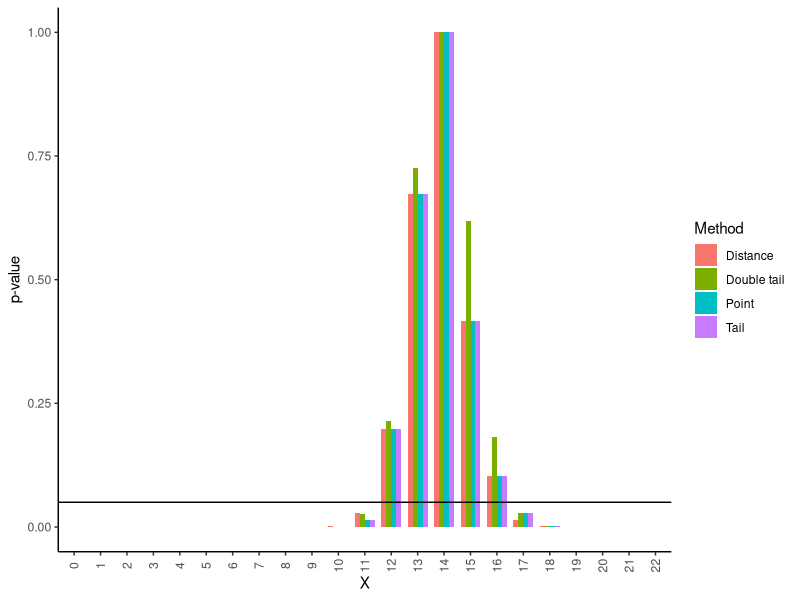
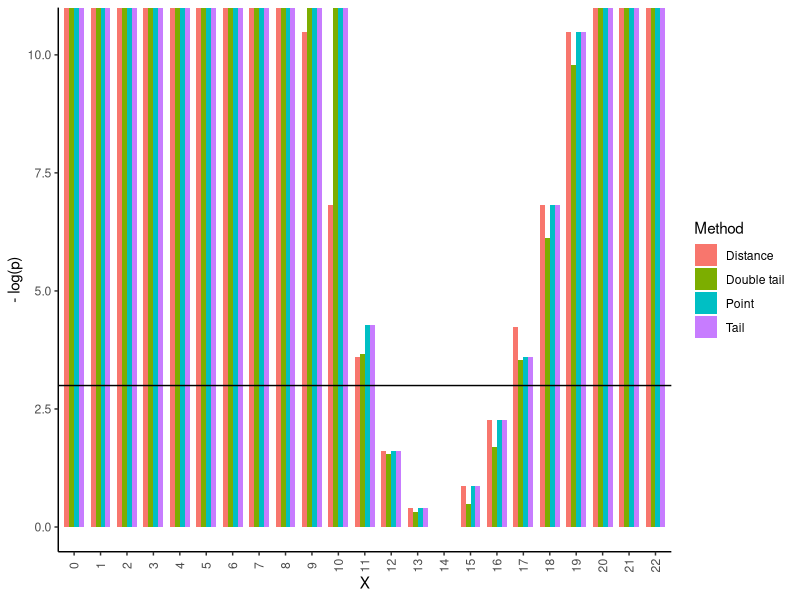
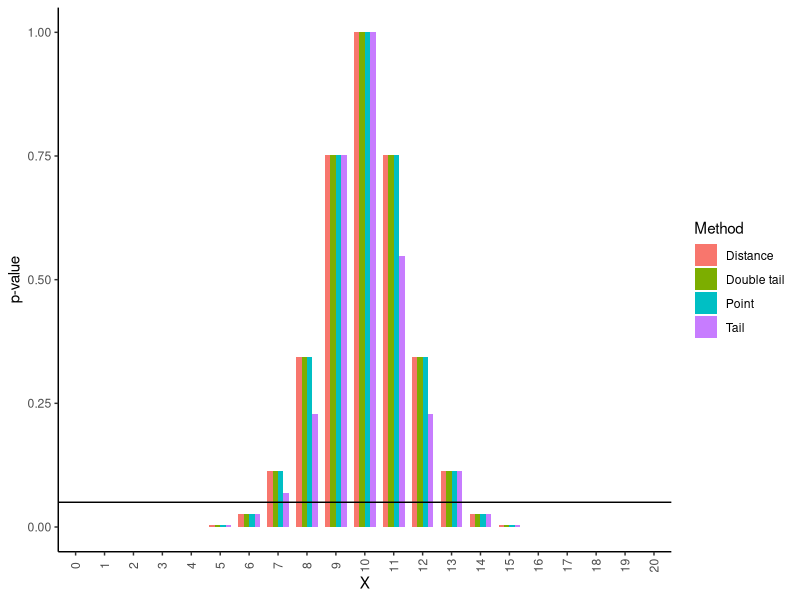
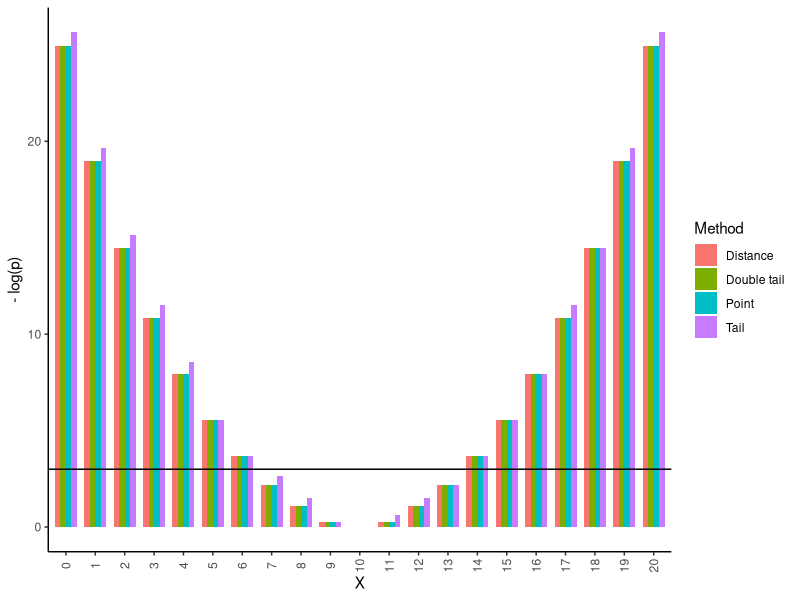
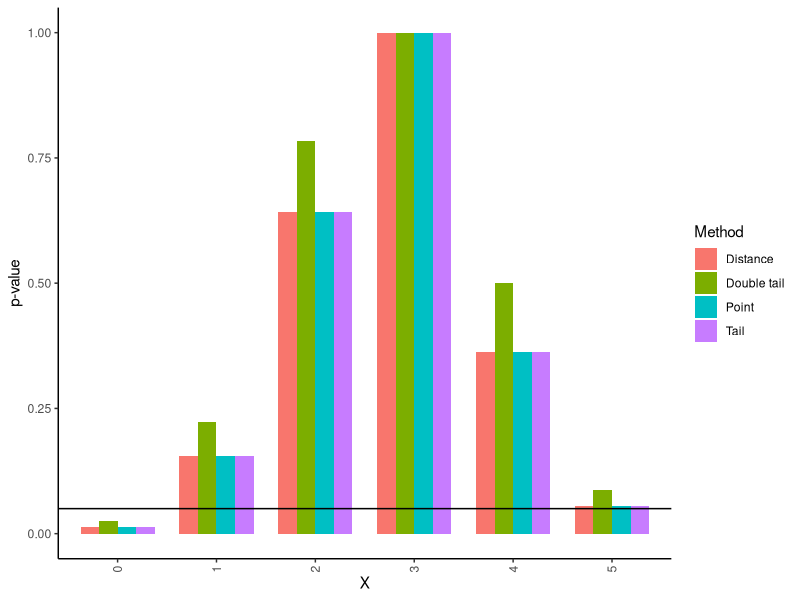
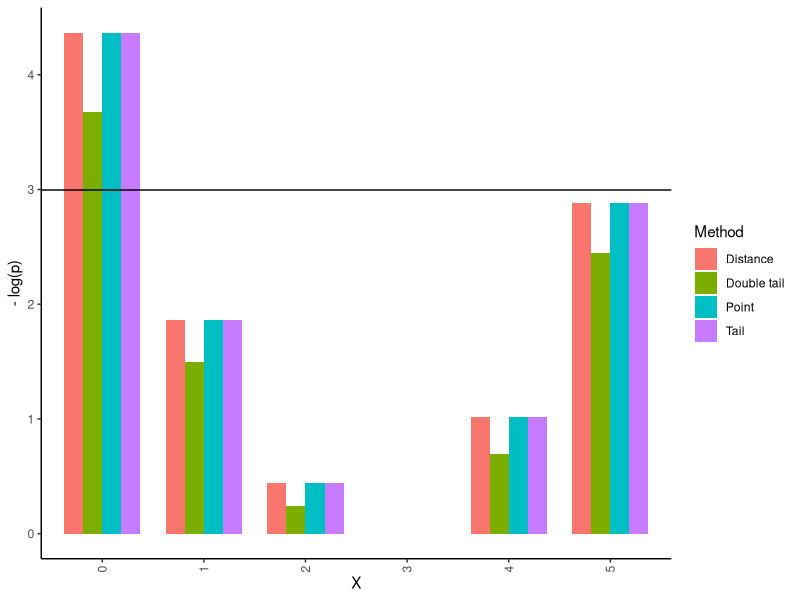
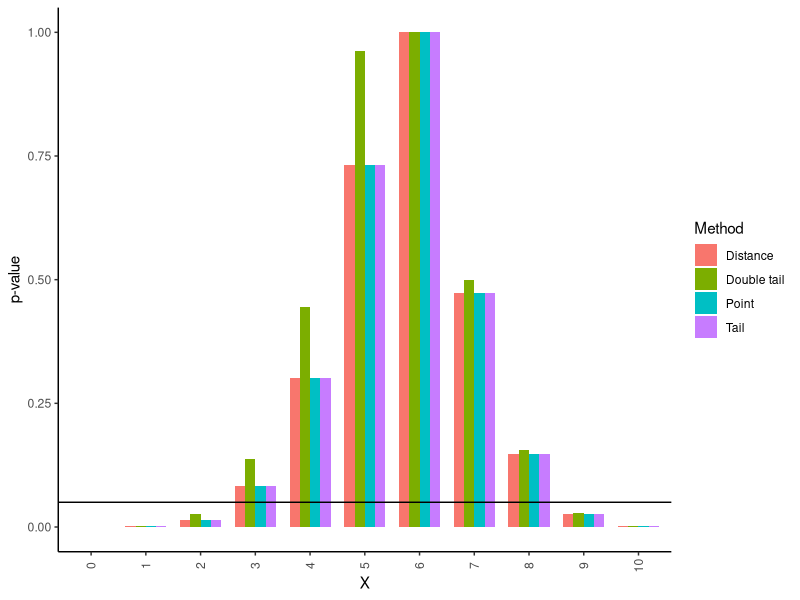
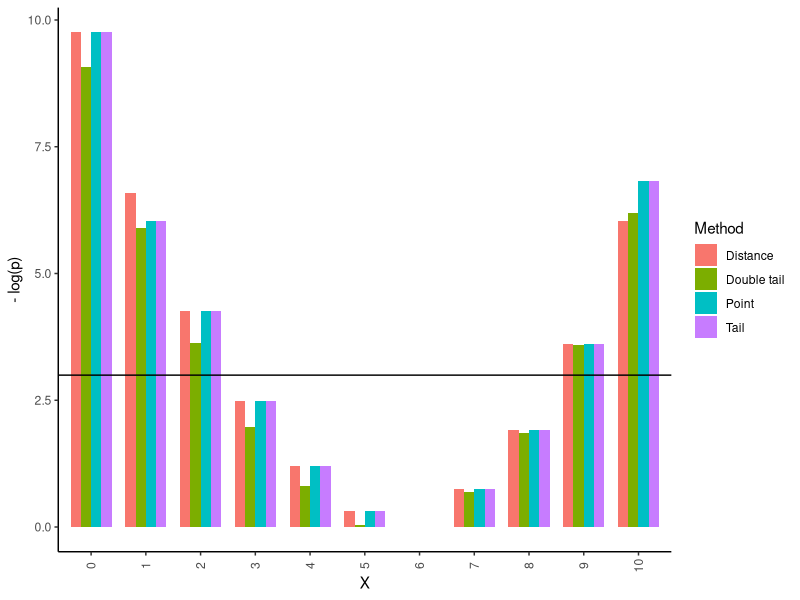

Write R code to recreate these figures, in order. (Note: this script raises an error after producing the figures.)
## ---- chunk 1
library(ggplot2)
library(reshape2)
library(tidyverse)
## ---- chunk 2
dmodel <- function(x, c, n_1 = 10, n_2 = 10){
  dhyper(x, n_1, n_2, c)
}

pmodel <- function(x, c, n_1 = 10, n_2 = 10){
  phyper(x, n_1, n_2, c)
}

exp_val_model <- function(c, n_1, n_2){
  c*n_1 /(n_1 + n_2)
}
## ---- chunk 3
## Import the methods
## Modify to support Fischer
p_val_a <- function(x, c, n_1, n_2){
  pr_tail_l = pmodel(x, c, n_1, n_2)
  ## Use 1 - tail prob but add point prob
  pr_tail_r = 1 - pr_tail_l + dmodel(x, c, n_1, n_2)
  
  p_val = 2 * min(pr_tail_l, pr_tail_r, 1/2)
  p_val
}

p_val_a(7, 10, 10, 10)

p_val_b <- function(x, c, n_1, n_2, multi_modal = TRUE){
  W_x = dmodel(x, c, n_1, n_2)
  
  S = 0:c
  p_val = 0
  
  if (multi_modal){
    # If multimodal makes this a bad for this p-method
    for(y in S){
      W_y = dmodel(y, c, n_1, n_2)
      if(W_y > W_x){
      }
      else{
        p_y = W_y
        p_val = p_val + p_y
      }
    }
  }
  else{
    #WIP of effectivised computation
  }
  
  p_val
}

p_val_b(3, 10, 10, 10, TRUE)

# Assuming point mass function
p_val_c <- function(x, c, n_1, n_2){
  p_tail_l = pmodel(x, c, n_1, n_2)
  p_tail_r = 1- p_tail_l + dmodel(x, c, n_1, n_2)
  epsilon = 1e-64
  if (p_tail_l < p_tail_r + epsilon){
    # Add the maximum right tail that is smaller than left tail
    ## Start with 0 tail and add one point mass at a time until it grow bigger than left tail
    r_tail_max_smaller = 0
    y = c
    sugg = r_tail_max_smaller
    while(sugg < p_tail_l + epsilon){
      r_tail_max_smaller = sugg # Accept suggestion
      r_add = dmodel(y, c, n_1, n_2) # Calculate new point mass to be added
      sugg = sugg + r_add # Propose new suggestion
      y = y - 1 # Take one lower y-value
    }
    p_val = p_tail_l +  r_tail_max_smaller
  }
  else{
    # Do the same thing but find maximum smaller left tail instead of right
    l_tail_max_smaller = 0
    y = 0
    sugg = l_tail_max_smaller
    while(sugg < p_tail_r + epsilon){
      l_tail_max_smaller = sugg # Accept suggestion
      l_add = dmodel(y, c, n_1, n_2) # Calculate new point mass to be added
      sugg = sugg + l_add # Propose new suggestion
      y = y + 1 # Take one higher y-value
    }
    p_val = p_tail_r +  l_tail_max_smaller
  }
  if(p_val > 1){ # If the distrbution is symmetric it will count the central event twice.
    return(1)
  }
  p_val
}

p_val_c(7, 10, 10, 10)

p_val_d <- function(x, c, n_1, n_2) {
  exp_val = exp_val_model(c, n_1, n_2)
  W_x = abs(x - exp_val)
  
  p_val = 0
  S = 0:c
  for(y in S){
    W_y = abs(y - exp_val)
    if(W_y < W_x){}
    else{
      p_val = p_val + dmodel(y, c, n_1, n_2)
    }
  }
  p_val
}

p_val_d(7, 10, 10, 10)
## ---- chunk 4
# Keeping it simple with bar plots
comparison_p_vals <- function(c, n_1, n_2){
  p_a = NULL
  p_b = NULL
  p_c = NULL
  p_d = NULL

  for(i in 0:c){
    p_a = c(p_a, p_val_a(i, c, n_1, n_2))
    p_b = c(p_b, p_val_b(i, c, n_1, n_2))
    p_c = c(p_c, p_val_c(i, c, n_1, n_2))
    p_d = c(p_d, p_val_d(i, c, n_1, n_2))
  }
  
  df <- data.frame(p_a, p_b, p_c, p_d)
  colnames(df) <- c("Double tail", "Point", "Tail", "Distance")  #Added zero width space for "Double tail" to be shown first in plot
  df["x_val"] <- 0:c
  
  df
}

df <- comparison_p_vals(22, 19, 11)

df %>%
  pivot_longer(-x_val, names_to = "Method", values_to = "P") %>%
  ggplot(aes(x = factor(x_val), y = P, fill = Method), xlab = "Method") +
  geom_bar(stat = "identity", width = .75, position = "dodge") +
  theme_classic() +
  labs(x = "X", y = "p-value")+
  theme(axis.text.x = element_text(angle = 90, vjust = 0.5))+
  geom_hline(yintercept = .05)
  #scale_x_discrete(limits = factor(13:28))
  

df %>%
  pivot_longer(-x_val, names_to = "Method", values_to = "P") %>%
  ggplot(aes(x = factor(x_val), y = -log(P), fill = Method), xlab = "Method") +
  geom_bar(stat = "identity", width = .75, position = "dodge") +
  theme_classic() +
  labs(x = "X", y = "- log(p)")+
  theme(axis.text.x = element_text(angle = 90, vjust = 0.5))+
  #scale_x_discrete(limits = factor(13:28))
  geom_hline(yintercept = -log(5e-2))
## ---- chunk 5
df <-comparison_p_vals(20, 20, 20)

df %>%
  pivot_longer(-x_val, names_to = "Method", values_to = "P") %>%
  ggplot(aes(x = factor(x_val), y = P, fill = Method), xlab = "Method") +
  geom_bar(stat = "identity", width = .75, position = "dodge") +
  theme_classic() +
  labs(x = "X", y = "p-value")+
  theme(axis.text.x = element_text(angle = 90, vjust = 0.5))+
  geom_hline(yintercept = .05)
  #scale_x_discrete(limits = factor(13:28))
  

df %>%
  pivot_longer(-x_val, names_to = "Method", values_to = "P") %>%
  ggplot(aes(x = factor(x_val), y = -log(P), fill = Method), xlab = "Method") +
  geom_bar(stat = "identity", width = .75, position = "dodge") +
  theme_classic() +
  labs(x = "X", y = "- log(p)")+
  theme(axis.text.x = element_text(angle = 90, vjust = 0.5))+
  #scale_x_discrete(limits = factor(13:28))
  geom_hline(yintercept = -log(5e-2))
## ---- chunk 6
df <-comparison_p_vals(5, 25, 20)

df %>%
  pivot_longer(-x_val, names_to = "Method", values_to = "P") %>%
  ggplot(aes(x = factor(x_val), y = P, fill = Method), xlab = "Method") +
  geom_bar(stat = "identity", width = .75, position = "dodge") +
  theme_classic() +
  labs(x = "X", y = "p-value")+
  theme(axis.text.x = element_text(angle = 90, vjust = 0.5))+
  geom_hline(yintercept = .05)
  #scale_x_discrete(limits = factor(13:28))
  

df %>%
  pivot_longer(-x_val, names_to = "Method", values_to = "P") %>%
  ggplot(aes(x = factor(x_val), y = -log(P), fill = Method), xlab = "Method") +
  geom_bar(stat = "identity", width = .75, position = "dodge") +
  theme_classic() +
  labs(x = "X", y = "- log(p)")+
  theme(axis.text.x = element_text(angle = 90, vjust = 0.5))+
  #scale_x_discrete(limits = factor(13:28))
  geom_hline(yintercept = -log(5e-2))
## ---- chunk 7
df <-comparison_p_vals(10, 25, 20)

df %>%
  pivot_longer(-x_val, names_to = "Method", values_to = "P") %>%
  ggplot(aes(x = factor(x_val), y = P, fill = Method), xlab = "Method") +
  geom_bar(stat = "identity", width = .75, position = "dodge") +
  theme_classic() +
  labs(x = "X", y = "p-value")+
  theme(axis.text.x = element_text(angle = 90, vjust = 0.5))+
  geom_hline(yintercept = .05)
  #scale_x_discrete(limits = factor(13:28))
  

df %>%
  pivot_longer(-x_val, names_to = "Method", values_to = "P") %>%
  ggplot(aes(x = factor(x_val), y = -log(P), fill = Method), xlab = "Method") +
  geom_bar(stat = "identity", width = .75, position = "dodge") +
  theme_classic() +
  labs(x = "X", y = "- log(p)")+
  theme(axis.text.x = element_text(angle = 90, vjust = 0.5))+
  #scale_x_discrete(limits = factor(13:28))
  geom_hline(yintercept = -log(5e-2))
## ---- chunk 8
df <-comparison_p_vals(15, 25, 20)

df %>%
  pivot_longer(-x_val, names_to = "Method", values_to = "P") %>%
  ggplot(aes(x = factor(x_val), y = P, fill = Method), xlab = "Method") +
  geom_bar(stat = "identity", width = .75, position = "dodge") +
  theme_classic() +
  labs(x = "X", y = "p-value")+
  theme(axis.text.x = element_text(angle = 90, vjust = 0.5))+
  geom_hline(yintercept = .05)
  #scale_x_discrete(limits = factor(13:28))
  

df %>%
  pivot_longer(-x_val, names_to = "Method", values_to = "P") %>%
  ggplot(aes(x = factor(x_val), y = -log(P), fill = Method), xlab = "Method") +
  geom_bar(stat = "identity", width = .75, position = "dodge") +
  theme_classic() +
  labs(x = "X", y = "- log(p)")+
  theme(axis.text.x = element_text(angle = 90, vjust = 0.5))+
  #scale_x_discrete(limits = factor(13:28))
  geom_hline(yintercept = -log(5e-2))
## ---- chunk 9
df <-comparison_p_vals(22, 25, 20)

df %>%
  pivot_longer(-x_val, names_to = "Method", values_to = "P") %>%
  ggplot(aes(x = factor(x_val), y = P, fill = Method), xlab = "Method") +
  geom_bar(stat = "identity", width = .75, position = "dodge") +
  theme_classic() +
  labs(x = "X", y = "p-value")+
  theme(axis.text.x = element_text(angle = 90, vjust = 0.5))+
  geom_hline(yintercept = .05)
  #scale_x_discrete(limits = factor(13:28))
  

df %>%
  pivot_longer(-x_val, names_to = "Method", values_to = "P") %>%
  ggplot(aes(x = factor(x_val), y = -log(P), fill = Method), xlab = "Method") +
  geom_bar(stat = "identity", width = .75, position = "dodge") +
  theme_classic() +
  labs(x = "X", y = "- log(p)")+
  theme(axis.text.x = element_text(angle = 90, vjust = 0.5))+
  #scale_x_discrete(limits = factor(13:28))
  geom_hline(yintercept = -log(5e-2))
## ---- chunk 10
df <-comparison_p_vals(10, 45, 40)

df %>%
  pivot_longer(-x_val, names_to = "Method", values_to = "P") %>%
  ggplot(aes(x = factor(x_val), y = P, fill = Method), xlab = "Method") +
  geom_bar(stat = "identity", width = .75, position = "dodge") +
  theme_classic() +
  labs(x = "X", y = "p-value")+
  theme(axis.text.x = element_text(angle = 90, vjust = 0.5))+
  geom_hline(yintercept = .05)
  #scale_x_discrete(limits = factor(13:28))
  

df %>%
  pivot_longer(-x_val, names_to = "Method", values_to = "P") %>%
  ggplot(aes(x = factor(x_val), y = -log(P), fill = Method), xlab = "Method") +
  geom_bar(stat = "identity", width = .75, position = "dodge") +
  theme_classic() +
  labs(x = "X", y = "- log(p)")+
  theme(axis.text.x = element_text(angle = 90, vjust = 0.5))+
  #scale_x_discrete(limits = factor(13:28))
  geom_hline(yintercept = -log(5e-2))
## ---- chunk 11
df <-comparison_p_vals(25, 45, 40)

df %>%
  pivot_longer(-x_val, names_to = "Method", values_to = "P") %>%
  ggplot(aes(x = factor(x_val), y = P, fill = Method), xlab = "Method") +
  geom_bar(stat = "identity", width = .75, position = "dodge") +
  theme_classic() +
  labs(x = "X", y = "p-value")+
  theme(axis.text.x = element_text(angle = 90, vjust = 0.5))+
  geom_hline(yintercept = .05)
  #scale_x_discrete(limits = factor(13:28))
  

df %>%
  pivot_longer(-x_val, names_to = "Method", values_to = "P") %>%
  ggplot(aes(x = factor(x_val), y = -log(P), fill = Method), xlab = "Method") +
  geom_bar(stat = "identity", width = .75, position = "dodge") +
  theme_classic() +
  labs(x = "X", y = "- log(p)")+
  theme(axis.text.x = element_text(angle = 90, vjust = 0.5))+
  #scale_x_discrete(limits = factor(13:28))
  geom_hline(yintercept = -log(5e-2))
## ---- chunk 12
df <-comparison_p_vals(42, 45, 40)

df %>%
  pivot_longer(-x_val, names_to = "Method", values_to = "P") %>%
  ggplot(aes(x = factor(x_val), y = P, fill = Method), xlab = "Method") +
  geom_bar(stat = "identity", width = .75, position = "dodge") +
  theme_classic() +
  labs(x = "X", y = "p-value")+
  theme(axis.text.x = element_text(angle = 90, vjust = 0.5))+
  geom_hline(yintercept = .05)
  #scale_x_discrete(limits = factor(13:28))
  

df %>%
  pivot_longer(-x_val, names_to = "Method", values_to = "P") %>%
  ggplot(aes(x = factor(x_val), y = -log(P), fill = Method), xlab = "Method") +
  geom_bar(stat = "identity", width = .75, position = "dodge") +
  theme_classic() +
  labs(x = "X", y = "- log(p)")+
  theme(axis.text.x = element_text(angle = 90, vjust = 0.5))+
  #scale_x_discrete(limits = factor(13:28))
  geom_hline(yintercept = -log(5e-2))
## ---- chunk 13
df <-comparison_p_vals(5, 30, 15)

df %>%
  pivot_longer(-x_val, names_to = "Method", values_to = "P") %>%
  ggplot(aes(x = factor(x_val), y = P, fill = Method), xlab = "Method") +
  geom_bar(stat = "identity", width = .75, position = "dodge") +
  theme_classic() +
  labs(x = "X", y = "p-value")+
  theme(axis.text.x = element_text(angle = 90, vjust = 0.5))+
  geom_hline(yintercept = .05)
  #scale_x_discrete(limits = factor(13:28))
  

df %>%
  pivot_longer(-x_val, names_to = "Method", values_to = "P") %>%
  ggplot(aes(x = factor(x_val), y = -log(P), fill = Method), xlab = "Method") +
  geom_bar(stat = "identity", width = .75, position = "dodge") +
  theme_classic() +
  labs(x = "X", y = "- log(p)")+
  theme(axis.text.x = element_text(angle = 90, vjust = 0.5))+
  #scale_x_discrete(limits = factor(13:28))
  geom_hline(yintercept = -log(5e-2))
## ---- chunk 14
df <-comparison_p_vals(15, 30, 15)

df %>%
  pivot_longer(-x_val, names_to = "Method", values_to = "P") %>%
  ggplot(aes(x = factor(x_val), y = P, fill = Method), xlab = "Method") +
  geom_bar(stat = "identity", width = .75, position = "dodge") +
  theme_classic() +
  labs(x = "X", y = "p-value")+
  theme(axis.text.x = element_text(angle = 90, vjust = 0.5))+
  geom_hline(yintercept = .05)
  #scale_x_discrete(limits = factor(13:28))
  

df %>%
  pivot_longer(-x_val, names_to = "Method", values_to = "P") %>%
  ggplot(aes(x = factor(x_val), y = -log(P), fill = Method), xlab = "Method") +
  geom_bar(stat = "identity", width = .75, position = "dodge") +
  theme_classic() +
  labs(x = "X", y = "- log(p)")+
  theme(axis.text.x = element_text(angle = 90, vjust = 0.5))+
  #scale_x_discrete(limits = factor(13:28))
  geom_hline(yintercept = -log(5e-2))
## ---- chunk 15
df <-comparison_p_vals(15, 31, 15)

df %>%
  pivot_longer(-x_val, names_to = "Method", values_to = "P") %>%
  ggplot(aes(x = factor(x_val), y = P, fill = Method), xlab = "Method") +
  geom_bar(stat = "identity", width = .75, position = "dodge") +
  theme_classic() +
  labs(x = "X", y = "p-value")+
  theme(axis.text.x = element_text(angle = 90, vjust = 0.5))+
  geom_hline(yintercept = .05)
  #scale_x_discrete(limits = factor(13:28))
  

df %>%
  pivot_longer(-x_val, names_to = "Method", values_to = "P") %>%
  ggplot(aes(x = factor(x_val), y = -log(P), fill = Method), xlab = "Method") +
  geom_bar(stat = "identity", width = .75, position = "dodge") +
  theme_classic() +
  labs(x = "X", y = "- log(p)")+
  theme(axis.text.x = element_text(angle = 90, vjust = 0.5))+
  #scale_x_discrete(limits = factor(13:28))
  geom_hline(yintercept = -log(5e-2))
## ---- chunk 16
df <-comparison_p_vals(22, 30, 15)

df %>%
  pivot_longer(-x_val, names_to = "Method", values_to = "P") %>%
  ggplot(aes(x = factor(x_val), y = P, fill = Method), xlab = "Method") +
  geom_bar(stat = "identity", width = .75, position = "dodge") +
  theme_classic() +
  labs(x = "X", y = "p-value")+
  theme(axis.text.x = element_text(angle = 90, vjust = 0.5))+
  geom_hline(yintercept = .05)
  #scale_x_discrete(limits = factor(13:28))
  

df %>%
  pivot_longer(-x_val, names_to = "Method", values_to = "P") %>%
  ggplot(aes(x = factor(x_val), y = -log(P), fill = Method), xlab = "Method") +
  geom_bar(stat = "identity", width = .75, position = "dodge") +
  theme_classic() +
  labs(x = "X", y = "- log(p)")+
  theme(axis.text.x = element_text(angle = 90, vjust = 0.5))+
  #scale_x_discrete(limits = factor(13:28))
  geom_hline(yintercept = -log(5e-2))
## ---- chunk 17
# calculate power 
power_calc <- function(p_1, p_2, n_1, n_2, a, method){
  power = 0
  
  K = 0:(n_1 + n_2)
  for(c in K){
    # Calculate prob of c
    prob_c = prob_c_calc(c, p_1, p_2, n_1, n_2)
      
    S = 0:c
    for(i in S){
      p_val = method(i, c, n_1, n_2)
      if(a > p_val){
        prob_i_given_c = dmodel(i, c, n_1, n_2)
        power = power + prob_i_given_c * prob_c
      }
    }
  }
  power
}

prob_c_calc <- function(c, p_1, p_2, n_1, n_2){
  prob_c = 0
  for(i in 0:c){
    prob_ic = dbinom(i, n_1, p_1) *dbinom(c-i, n_2, p_2)
    prob_c = prob_c + prob_ic
  }
  prob_c
}

power_calc(0.1, 0.1, 220, 200, 0.05, p_val_a)
## ---- chunk 18
power_calc_optimized <- function(p_x, p_y, n_x, n_y, a, method){
  power = 0
  
  for(x in 0:n_x){
    prob_x = dbinom(x, n_x, p_x)
    for(y in 0:n_y){
      prob_y = dbinom(y, n_y, p_y)
      
      p_val = method(x, x + y, n_x, n_y)
      if(p_val < a){
        power = power + prob_x * prob_y
      }
    }
  }
  power
}

power_calc_optimized(0.2, 0.1, 100, 80, 0.05, p_val_c_power)
## ---- chunk 19
# Modifications of methods for optimized power calc
p_val_c_power <- function(x, c, n_1, n_2, a = 0.05){
  # This function will determine if the given experiment and data resulted in a rejection or not wrt to the hypothesis test/significance level
  p_tail_l = pmodel(x, c, n_1, n_2)
  p_tail_r = 1- p_tail_l + dmodel(x, c, n_1, n_2)
  epsilon = 1e-8
  if (p_tail_l < p_tail_r + epsilon){
    if(p_tail_l > a){
      # If the lowest tail value is higher than the significance level the null hypothesis is not rejected
      return(1)
    }
    if(2*p_tail_l < a){
      # If the highest tail value you add to the p_value is lower than half the null hypthesis is rejected
      return(0)
    }
    # Add the maximum right tail that is smaller than left tail
    ## Start with 0 tail and add one point mass at a time until it grow bigger than left tail
    r_tail_max_smaller = 0
    y = c
    sugg = r_tail_max_smaller
    while(sugg < p_tail_l + epsilon){
      r_tail_max_smaller = sugg # Accept suggestion
      r_add = dmodel(y, c, n_1, n_2) # Calculate new point mass to be added
      sugg = sugg + r_add # Propose new suggestion
      y = y - 1 # Take one lower y-value
    }
    p_val = p_tail_l +  r_tail_max_smaller
  }
  else{
    if(p_tail_r > a){
      # If the lowest tail value is higher than the significance level the test fails necessairly
      return(1)
    }
    if(2*p_tail_r < a){
      # If the highest tail value you add to the p_value is lower than half the null hypthesis is rejected
      return(0)
    }
    # Do the same thing but find maximum smaller left tail instead of right
    l_tail_max_smaller = 0
    y = 0
    sugg = l_tail_max_smaller
    while(sugg < p_tail_r + epsilon){
      l_tail_max_smaller = sugg # Accept suggestion
      l_add = dmodel(y, c, n_1, n_2) # Calculate new point mass to be added
      sugg = sugg + l_add # Propose new suggestion
      y = y + 1 # Take one higher y-value
    }
    p_val = p_tail_r +  l_tail_max_smaller
  }
  if(p_val > 1){ # If the distrbution is symmetric it will count the central event twice.
    return(1)
  }
  p_val
}

## ---- chunk 20
## make the heatmap plotting function
